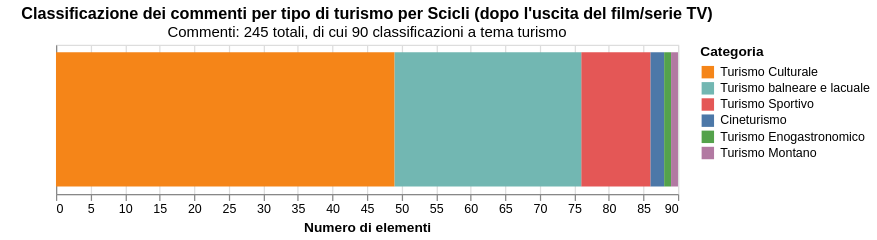

Vega-Lite specification stored for this chart:
### Vega-Lite specification from a JSON file in a GitHub repository (floating-point values rounded to 4 significant figures)
{"config": {"view": {"continuousWidth": 300, "continuousHeight": 300}}, "data": {"name": "data-db40c0bc97c35a5cbc7bfc8da9ba8d5e"}, "mark": {"type": "bar"}, "encoding": {"color": {"field": "Categoria", "scale": {"domain": ["Turismo Culturale", "Turismo balneare e lacuale", "Turismo Sportivo", "Cineturismo", "Turismo Enogastronomico", "Turismo Montano"], "range": ["#F58518", "#72B7B2", "#E45756", "#4C78A8", "#54A24B", "#B279A2"]}, "title": "Categoria", "type": "nominal"}, "order": {"field": "N_categoria", "sort": "descending", "type": "quantitative"}, "tooltip": [{"field": "Location", "type": "nominal"}, {"field": "Categoria", "type": "nominal"}, {"field": "N_categoria", "title": "N", "type": "quantitative"}, {"field": "Percentuale", "format": ".1f", "title": "% sulla location", "type": "quantitative"}], "x": {"axis": {"format": "d"}, "field": "N_categoria", "stack": "zero", "title": "Numero di elementi", "type": "quantitative"}, "y": {"axis": {"labels": false, "minExtent": 40, "ticks": false}, "field": "Location", "title": null, "type": "nominal"}}, "height": 120, "title": {"text": "Classificazione dei commenti per tipo di turismo per Scicli (dopo l'uscita del film/serie TV)", "subtitle": "Commenti: 245 totali, di cui 90 classificazioni a tema turismo"}, "width": 500, "$schema": "https://vega.github.io/schema/vega-lite/v5.20.1.json", "datasets": {"data-db40c0bc97c35a5cbc7bfc8da9ba8d5e": [{"Location": "Scicli", "Categoria": "Cineturismo", "Percentuale": 0.8163, "Tipo": "Commenti", "N_totale": 245, "N_categoria": 2}, {"Location": "Scicli", "Categoria": "Turismo Culturale", "Percentuale": 20.0, "Tipo": "Commenti", "N_totale": 245, "N_categoria": 49}, {"Location": "Scicli", "Categoria": "Turismo Enogastronomico", "Percentuale": 0.4082, "Tipo": "Commenti", "N_totale": 245, "N_categoria": 1}, {"Location": "Scicli", "Categoria": "Turismo Sportivo", "Percentuale": 4.082, "Tipo": "Commenti", "N_totale": 245, "N_categoria": 10}, {"Location": "Scicli", "Categoria": "Turismo balneare e lacuale", "Percentuale": 11.02, "Tipo": "Commenti", "N_totale": 245, "N_categoria": 27}, {"Location": "Scicli", "Categoria": "Turismo Montano", "Percentuale": 0.4082, "Tipo": "Commenti", "N_totale": 245, "N_categoria": 1}]}}
